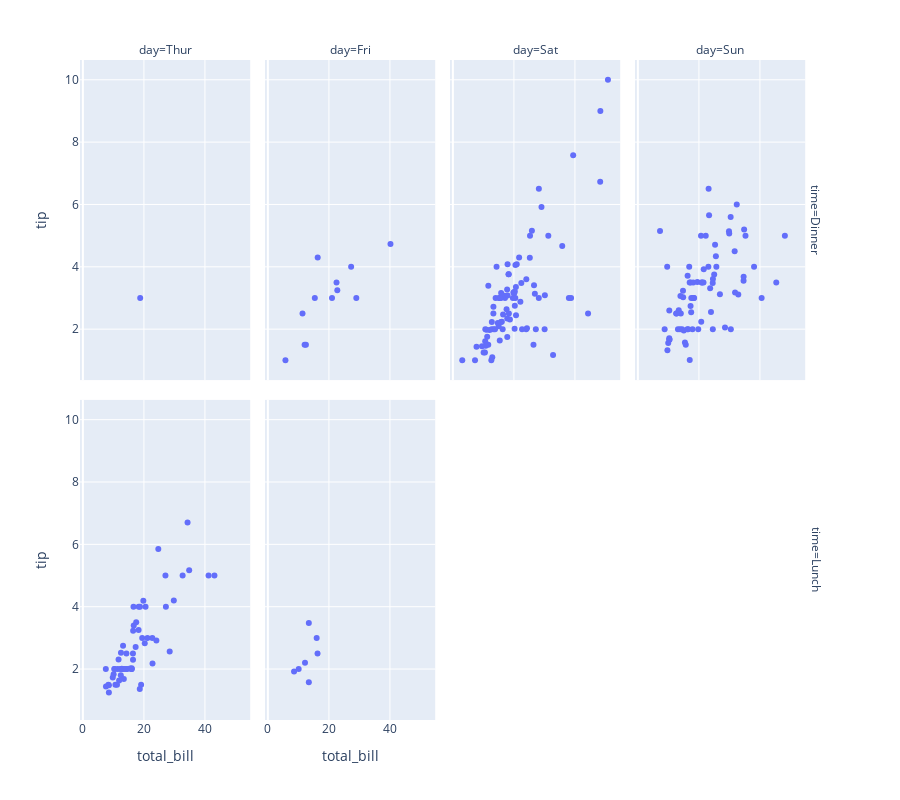

This figure's notebook cell:
### Markdown cell above
### Scatter Plot 3:

### Code cell
fig = px.scatter(df, x = "total_bill", y="tip", facet_col = "day", facet_row = "time",category_orders= {"time":["Dinner","Lunch"], "day":["Thur","Fri","Sat","Sun"]}, height = 800)
fig.show()

### Figure 1 — Plotly figure (JSON) as saved in the notebook; plotly's stock layout.template omitted (floating-point values rounded to 4 significant figures)
{"data": [{"hovertemplate": "time=Dinner<br>day=Thur<br>total_bill=%{x}<br>tip=%{y}<extra></extra>", "legendgroup": "", "marker": {"color": "#636efa", "symbol": "circle"}, "mode": "markers", "name": "", "orientation": "v", "showlegend": false, "type": "scatter", "x": [18.78], "xaxis": "x5", "y": [3], "yaxis": "y5"}, {"hovertemplate": "time=Dinner<br>day=Fri<br>total_bill=%{x}<br>tip=%{y}<extra></extra>", "legendgroup": "", "marker": {"color": "#636efa", "symbol": "circle"}, "mode": "markers", "name": "", "orientation": "v", "showlegend": false, "type": "scatter", "x": [28.97, 22.49, 5.75, 16.32, 22.75, 40.17, 27.28, 12.03, 21.01, 12.46, 11.35, 15.38], "xaxis": "x6", "y": [3, 3.5, 1, 4.3, 3.25, 4.73, 4, 1.5, 3, 1.5, 2.5, 3], "yaxis": "y6"}, {"hovertemplate": "time=Dinner<br>day=Sat<br>total_bill=%{x}<br>tip=%{y}<extra></extra>", "legendgroup": "", "marker": {"color": "#636efa", "symbol": "circle"}, "mode": "markers", "name": "", "orientation": "v", "showlegend": false, "type": "scatter", "x": [20.65, 17.92, 20.29, 15.77, 39.42, 19.82, 17.81, 13.37, 12.69, 21.7, 19.65, 9.55, 18.35, 15.06, 20.69, 17.78, 24.06, 16.31, 16.93, 18.69, 31.27, 16.04, 38.01, 26.41, 11.24, 48.27, 20.29, 13.81, 11.02, 18.29, 17.59, 20.08, 16.45, 3.07, 20.23, 15.01, 12.02, 17.07, 26.86, 25.28, 14.73, 10.51, 17.92, 44.3, 22.42, 20.92, 15.36, 20.49, 25.21, 18.24, 14.31, 14, 7.25, 10.59, 10.63, 50.81, 15.81, 26.59, 38.73, 24.27, 12.76, 30.06, 25.89, 48.33, 13.27, 28.17, 12.9, 28.15, 11.59, 7.74, 30.14, 20.45, 13.28, 22.12, 24.01, 15.69, 11.61, 10.77, 15.53, 10.07, 12.6, 32.83, 35.83, 29.03, 27.18, 22.67, 17.82], "xaxis": "x7", "y": [3.35, 4.08, 2.75, 2.23, 7.58, 3.18, 2.34, 2, 2, 4.3, 3, 1.45, 2.5, 3, 2.45, 3.27, 3.6, 2, 3.07, 2.31, 5, 2.24, 3, 1.5, 1.76, 6.73, 3.21, 2, 1.98, 3.76, 2.64, 3.15, 2.47, 1, 2.01, 2.09, 1.97, 3, 3.14, 5, 2.2, 1.25, 3.08, 2.5, 3.48, 4.08, 1.64, 4.06, 4.29, 3.76, 4, 3, 1, 1.61, 2, 10, 3.16, 3.41, 3, 2.03, 2.23, 2, 5.16, 9, 2.5, 6.5, 1.1, 3, 1.5, 1.44, 3.09, 3, 2.72, 2.88, 2, 3, 3.39, 1.47, 3, 1.25, 1, 1.17, 4.67, 5.92, 2, 2, 1.75], "yaxis": "y7"}, {"hovertemplate": "time=Dinner<br>day=Sun<br>total_bill=%{x}<br>tip=%{y}<extra></extra>", "legendgroup": "", "marker": {"color": "#636efa", "symbol": "circle"}, "mode": "markers", "name": "", "orientation": "v", "showlegend": false, "type": "scatter", "x": [16.99, 10.34, 21.01, 23.68, 24.59, 25.29, 8.77, 26.88, 15.04, 14.78, 10.27, 35.26, 15.42, 18.43, 14.83, 21.58, 10.33, 16.29, 16.97, 17.46, 13.94, 9.68, 30.4, 18.29, 22.23, 32.4, 28.55, 18.04, 12.54, 10.29, 34.81, 9.94, 25.56, 19.49, 38.07, 23.95, 25.71, 17.31, 29.93, 14.07, 13.13, 17.26, 24.55, 19.77, 29.85, 48.17, 25, 13.39, 16.49, 21.5, 12.66, 16.21, 13.81, 17.51, 24.52, 20.76, 31.71, 7.25, 31.85, 16.82, 32.9, 17.89, 14.48, 9.6, 34.63, 34.65, 23.33, 45.35, 23.17, 40.55, 20.69, 20.9, 30.46, 18.15, 23.1, 15.69], "xaxis": "x8", "y": [1.01, 1.66, 3.5, 3.31, 3.61, 4.71, 2, 3.12, 1.96, 3.23, 1.71, 5, 1.57, 3, 3.02, 3.92, 1.67, 3.71, 3.5, 2.54, 3.06, 1.32, 5.6, 3, 5, 6, 2.05, 3, 2.5, 2.6, 5.2, 1.56, 4.34, 3.51, 4, 2.55, 4, 3.5, 5.07, 2.5, 2, 2.74, 2, 2, 5.14, 5, 3.75, 2.61, 2, 3.5, 2.5, 2, 2, 3, 3.48, 2.24, 4.5, 5.15, 3.18, 4, 3.11, 2, 2, 4, 3.55, 3.68, 5.65, 3.5, 6.5, 3, 5, 3.5, 2, 3.5, 4, 1.5], "yaxis": "y8"}, {"hovertemplate": "time=Lunch<br>day=Thur<br>total_bill=%{x}<br>tip=%{y}<extra></extra>", "legendgroup": "", "marker": {"color": "#636efa", "symbol": "circle"}, "mode": "markers", "name": "", "orientation": "v", "showlegend": false, "type": "scatter", "x": [27.2, 22.76, 17.29, 19.44, 16.66, 10.07, 32.68, 15.98, 34.83, 13.03, 18.28, 24.71, 21.16, 10.65, 12.43, 24.08, 11.69, 13.42, 14.26, 15.95, 12.48, 29.8, 8.52, 14.52, 11.38, 22.82, 19.08, 20.27, 11.17, 12.26, 18.26, 8.51, 10.33, 14.15, 16, 13.16, 17.47, 34.3, 41.19, 27.05, 16.43, 8.35, 18.64, 11.87, 9.78, 7.51, 19.81, 28.44, 15.48, 16.58, 7.56, 10.34, 43.11, 13, 13.51, 18.71, 12.74, 13, 16.4, 20.53, 16.47], "xaxis": "x", "y": [4, 3, 2.71, 3, 3.4, 1.83, 5, 2.03, 5.17, 2, 4, 5.85, 3, 1.5, 1.8, 2.92, 2.31, 1.68, 2.5, 2, 2.52, 4.2, 1.48, 2, 2, 2.18, 1.5, 2.83, 1.5, 2, 3.25, 1.25, 2, 2, 2, 2.75, 3.5, 6.7, 5, 5, 2.3, 1.5, 1.36, 1.63, 1.73, 2, 4.19, 2.56, 2.02, 4, 1.44, 2, 5, 2, 2, 4, 2.01, 2, 2.5, 4, 3.23], "yaxis": "y"}, {"hovertemplate": "time=Lunch<br>day=Fri<br>total_bill=%{x}<br>tip=%{y}<extra></extra>", "legendgroup": "", "marker": {"color": "#636efa", "symbol": "circle"}, "mode": "markers", "name": "", "orientation": "v", "showlegend": false, "type": "scatter", "x": [12.16, 13.42, 8.58, 15.98, 13.42, 16.27, 10.09], "xaxis": "x2", "y": [2.2, 3.48, 1.92, 3, 1.58, 2.5, 2], "yaxis": "y2"}], "layout": {"annotations": [{"font": {}, "showarrow": false, "text": "day=Thur", "x": 0.115, "xanchor": "center", "xref": "paper", "y": 1, "yanchor": "bottom", "yref": "paper"}, {"font": {}, "showarrow": false, "text": "day=Fri", "x": 0.365, "xanchor": "center", "xref": "paper", "y": 1, "yanchor": "bottom", "yref": "paper"}, {"font": {}, "showarrow": false, "text": "day=Sat", "x": 0.615, "xanchor": "center", "xref": "paper", "y": 1, "yanchor": "bottom", "yref": "paper"}, {"font": {}, "showarrow": false, "text": "day=Sun", "x": 0.865, "xanchor": "center", "xref": "paper", "y": 1, "yanchor": "bottom", "yref": "paper"}, {"font": {}, "showarrow": false, "text": "time=Lunch", "textangle": 90, "x": 0.98, "xanchor": "left", "xref": "paper", "y": 0.2425, "yanchor": "middle", "yref": "paper"}, {"font": {}, "showarrow": false, "text": "time=Dinner", "textangle": 90, "x": 0.98, "xanchor": "left", "xref": "paper", "y": 0.7575, "yanchor": "middle", "yref": "paper"}], "height": 800, "legend": {"tracegroupgap": 0}, "margin": {"t": 60}, "xaxis": {"anchor": "y", "domain": [0, 0.23], "title": {"text": "total_bill"}}, "xaxis2": {"anchor": "y2", "domain": [0.25, 0.48], "matches": "x", "title": {"text": "total_bill"}}, "xaxis3": {"anchor": "y3", "domain": [0.5, 0.73], "matches": "x", "title": {"text": "total_bill"}}, "xaxis4": {"anchor": "y4", "domain": [0.75, 0.98], "matches": "x", "title": {"text": "total_bill"}}, "xaxis5": {"anchor": "y5", "domain": [0, 0.23], "matches": "x", "showticklabels": false}, "xaxis6": {"anchor": "y6", "domain": [0.25, 0.48], "matches": "x", "showticklabels": false}, "xaxis7": {"anchor": "y7", "domain": [0.5, 0.73], "matches": "x", "showticklabels": false}, "xaxis8": {"anchor": "y8", "domain": [0.75, 0.98], "matches": "x", "showticklabels": false}, "yaxis": {"anchor": "x", "domain": [0, 0.485], "title": {"text": "tip"}}, "yaxis2": {"anchor": "x2", "domain": [0, 0.485], "matches": "y", "showticklabels": false}, "yaxis3": {"anchor": "x3", "domain": [0, 0.485], "matches": "y", "showticklabels": false}, "yaxis4": {"anchor": "x4", "domain": [0, 0.485], "matches": "y", "showticklabels": false}, "yaxis5": {"anchor": "x5", "domain": [0.515, 1], "matches": "y", "title": {"text": "tip"}}, "yaxis6": {"anchor": "x6", "domain": [0.515, 1], "matches": "y", "showticklabels": false}, "yaxis7": {"anchor": "x7", "domain": [0.515, 1], "matches": "y", "showticklabels": false}, "yaxis8": {"anchor": "x8", "domain": [0.515, 1], "matches": "y", "showticklabels": false}}}
